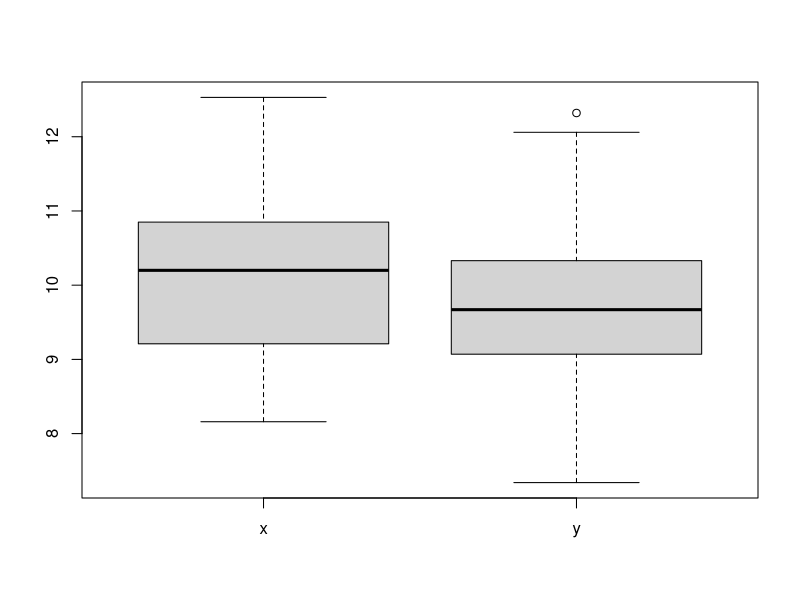

The R script that drew this image:
# x - 1st set
# y - 2nd set
# mysample_index = sample(seq_len(nrow(mydata), size = nrow(mydata)))
mydata = read.csv("mydata2_21var.csv", header=F)

mydata = mydata[, 1]

x = mydata[1:25]
y = mydata[26:50]

### t-Student's test for homogeneity
ttestresult = t.test(x, y, alternative = "two.sided", var.equal = FALSE)

alpha = 0.05

critical_value_l = qt(alpha/2, ttestresult$parameter) # = -2.010635
critical_value_r = qt(1-alpha/2, ttestresult$parameter) # = 2.010635

### Wilcoxon-Mann-Whitney test for homogeneity
wt = wilcox.test(x, y, alternative = "two.sided", correct = FALSE)
attributes(wt)	# get names of all test parameters

wt$statistic	# get WMW test statistic value = 361.5

N1 = length(x) # = 25
N2 = length(y) # = 25

mwm_mean = (N1*N2)/2 # = 312.5
mwm_sd = sqrt((1/12)*N1*N2*(N1+N2+1)) # = 51.53882
mwm_zvalue = qnorm(1-alpha/2) # = 1.959964
mwm_standardized_zvalue = (wt$statistic - mwm_mean) / mwm_sd # = 0.9507397
mwm_acceptance_region = qnorm(1-alpha/2) # = 1.959964

### Kolmogorov-Smirnov test for homogeneity
kt = ks.test(x, y, alternative = "two.side")

kt$statistic # D = 0.24
kt$p.value # pvalue = 0.4676
  
ks_tvalue = kt$statistic * sqrt((N1 * N2)/(N1 + N2)) #  = 0.8485281 
ks_acceptance_region = sqrt(-log(alpha/2)/2) # = 1.358102

### Boxplot
boxplot(x, y, names=c("x", "y"))
